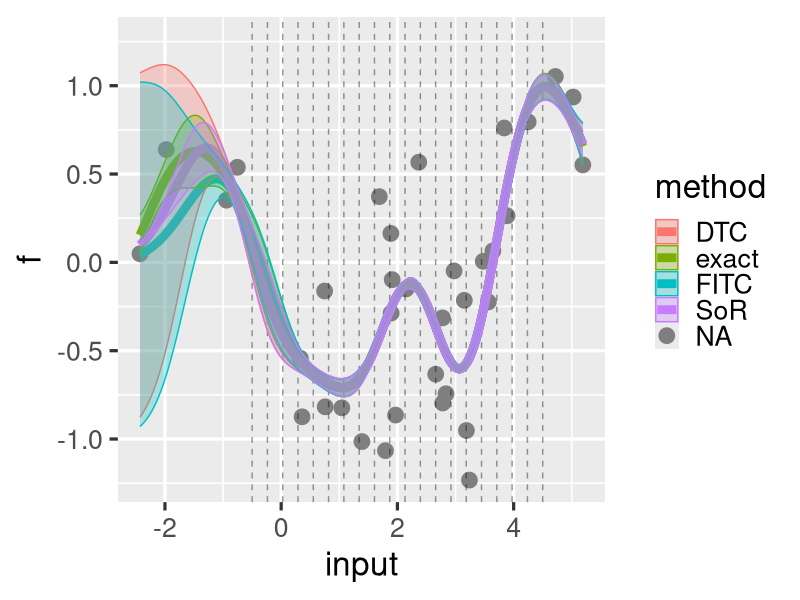

R code for this plot:
library(MASS)
library(ggplot2)
library(dplyr)
set.seed(1)
theme_set(theme_grey(base_size=24))
distance <- function(x, y=x) outer(x, y, FUN="-")
kernel.se <- function(x, y=x) exp(-distance(x, y)**2)
add.posterior.plot <- function(gp, df., colour) {
  gp +
    geom_point(data=df., color=colour) +
    geom_ribbon(data=df., aes(ymin=f-f.var, ymax=f+f.var), alpha=.3, fill=colour)
}
solve.chol <- function(Q, b) backsolve(Q, backsolve(Q, b, transpose=TRUE))
solve.pivoted.chol <- function(Q, b) {
  pivot <- attr(Q, 'pivot')
  # r <- attr(Q, 'rank')
  backsolve(Q, backsolve(Q, b[pivot], transpose=TRUE))[order(pivot)]
}
N <- 35
M <- 20
sigma <- .4
inputs.inducing <- seq(-.5, 4.5, length.out=M)
train <- data.frame(input=rnorm(N, 2, 2)) %>%
  mutate(f=mvrnorm(1, mu=rep(0, n()), kernel.se(input) + sigma**2 * diag(N)), f.var=NA, method=NA)
inputs.test <- seq(min(train$input), max(train$input), length.out=300)
K <- kernel.se(train$input)
K.noisy <- K + sigma**2 * diag(nrow(train))
cond.number <- function(X) {
  eig <- eigen(X, only.values=TRUE)
  eig$values[1] / eig$values[nrow(X)]
}
Kfu <- kernel.se(train$input, inputs.inducing)
Kuu <- kernel.se(inputs.inducing)
Kuu.inv <- ginv(Kuu)
Kstaru <- kernel.se(inputs.test, inputs.inducing)
Qstarstar <- Kstaru %*% Kuu.inv %*% t(Kstaru)
Qff <- Kfu %*% Kuu.inv %*% t(Kfu)
# cond.number(K.chol)
K.chol <- chol(K.noisy)
#
# Test Cholesky decomposition of non-negative definite matrix
R <- chol(K, pivot=TRUE)
rank. <- attr(R, 'rank')
pivot <- attr(R, 'pivot')
oo <- order(pivot)
max(abs(t(R[1:rank.,oo])%*%R[1:rank.,oo] - K))
## solve for RPx
a <- Kfu[,1]
b <- K %*% a
RPx <- backsolve(R, b[pivot], k=rank., transpose=TRUE)
x <- backsolve(R, RPx, k=rank.)
x - a[pivot[1:rank.]]
K %*% x[oo] - a
max(abs(crossprod(R[1:rank.,oo]) - K))
rank.

rank.
R[21:24,21:24]

# max(abs(crossprod(K.chol) - K.noisy))
K.inv.f.chol <- solve.chol(K.chol, train$f)
# max(abs(train$f - K.noisy %*% K.inv.f.chol))

Kstarstar <- kernel.se(inputs.test)
Kstartrain <- kernel.se(inputs.test, train$input)
exact <- data.frame(input=inputs.test) %>%
  mutate(f=Kstartrain %*% solve.chol(K.chol, train$f),
         f.var=pmax(0, diag(Kstarstar - Kstartrain %*% solve.chol(K.chol, t(Kstartrain)))),
         method='exact')
#
# Subset of regressors (notation from Quinonero & Rasmussen (2005), eqn 16b)
Sigma <- ginv(1/sigma**2 * crossprod(Kfu) + Kuu)
Sigma.starstar <- Kstaru %*% Sigma %*% t(Kstaru)
sor <- data.frame(input=inputs.test) %>%
  mutate(f=1 / sigma**2 * Kstaru %*% Sigma %*% t(Kfu) %*% train$f,
         f.var=pmax(0, diag(Sigma.starstar)),
         method='SoR')
#
# Deterministic training conditional (eqn 20b)
dtc <- data.frame(input=inputs.test) %>%
  mutate(f=1 / sigma**2 * Kstaru %*% Sigma %*% t(Kfu) %*% train$f,
         f.var=pmax(0, diag(Kstarstar - Qstarstar + Sigma.starstar)),
         method='DTC')
#
# Fully independent training conditional (eqn 24b)
Lambda.inv.fitc <- 1 / (diag(K) - diag(Qff) + sigma**2)
Sigma.fitc <- ginv(Kuu + t(Kfu) %*% diag(Lambda.inv.fitc) %*% Kfu)
fitc <- data.frame(input=inputs.test) %>%
  mutate(f=Kstaru %*% Sigma.fitc %*% t(Kfu) %*% (Lambda.inv.fitc * train$f),
         f.var=pmax(0, diag(Kstarstar - Qstarstar + Sigma.starstar)),
         method='FITC')
#
# Combine all inferences
posterior <- bind_rows(exact, sor, dtc, fitc)
gp <- ggplot(posterior,
                   aes(x=input, y=f, ymin=f-sqrt(f.var), ymax=f+sqrt(f.var), fill=method, colour=method)) +
  geom_point(data=train, size=5) +
  geom_vline(xintercept=inputs.inducing, alpha=.4, linetype='dashed') +
  geom_line(size=3) +
  geom_ribbon(aes(ymin=f-f.var, ymax=f+f.var), alpha=.3)
print(gp)
